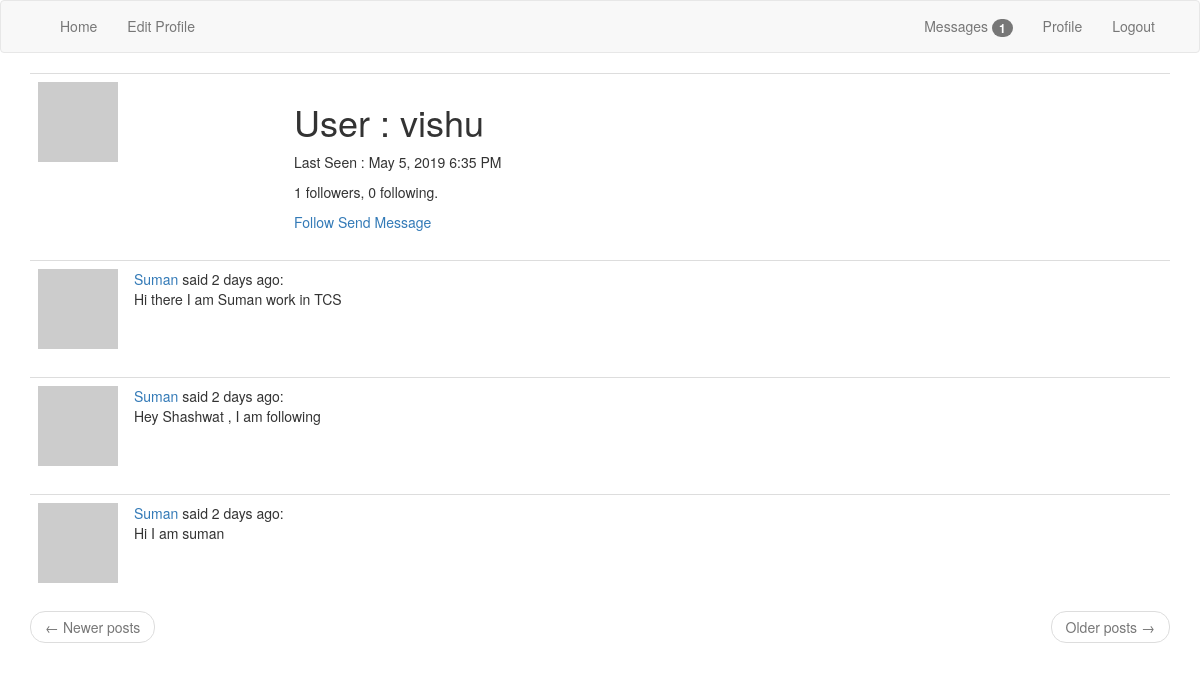
Screenshot of /user/vishu (signed in) with the database file from the repository.
### app/models.py (models this page shows, shortened)
class User(UserMixin, db.Model):
    id = db.Column(db.Integer, primary_key=True)
    username = db.Column(db.String(64), index=True, unique=True)
    email = db.Column(db.String(120), index=True, unique=True)
    password_hash = db.Column(db.String(128))
    posts = db.relationship('Post', backref='author', lazy='dynamic')
    about_me = db.Column(db.String(140))
    last_seen = db.Column(db.DateTime, default=datetime.utcnow)
    relationship_status = db.Column(db.String)
    gender = db.Column(db.String)
    country = db.Column(db.String)
    message_sent = db.relationship('Message', foreign_keys='Message.sender_id', backref='author', lazy='dynamic')
    message_received = db.relationship('Message', foreign_keys='Message.receiver_id', backref='reader', lazy='dynamic')
    last_message_seen = db.Column(db.DateTime)
    followed = db.relationship('User', secondary=followers, primaryjoin=(followers.c.follower_id == id),
                               secondaryjoin=(followers.c.followed_id == id),
                               backref=db.backref('followers', lazy='dynamic'), lazy='dynamic')
    def avatar(self,size):
        digest = md5(self.email.lower().encode('utf-8')).hexdigest()
        return 'https://www.gravatar.com/avatar/{}?d=identicon&s={}'.format(
            digest, size)
    def new_messages(self):
        last_read_time = self.last_message_seen or datetime(1900, 1, 1)
        return Message.query.filter_by(reader=self).filter(
            Message.timestamp > last_read_time).count()

class Post(db.Model):
    id = db.Column(db.Integer, primary_key=True)
    body = db.Column(db.String(140))
    timestamp = db.Column(db.DateTime, index=True, default=datetime.utcnow)
    user_id = db.Column(db.Integer, db.ForeignKey('user.id'))

### app/routes.py (the view)
@app.route('/user/<username>')
@login_required
def user(username):
    user = User.query.filter_by(username=username).first_or_404()
    page = request.args.get('page', 1, type=int)
    posts = Post.query.filter_by(user_id=current_user.id).order_by(
            Post.timestamp.desc()).paginate(page,app.config['POST_PER_PAGE'],False)
    if posts.next_num:
        next_url = url_for('user',username = current_user.username, page=posts.next_num)
    else :
        next_url = None
    if posts.prev_num :
        prev_url = url_for('user',username = current_user.username, page=posts.prev_num)
    else :
        prev_url = None
    return render_template('user.html', user=user, posts=posts.items, next_url=next_url, prev_url=prev_url)

### app/models.py (called while the page is built)
@login.user_loader
def load_user(id):
    return User.query.get(int(id))

### app/routes.py (called while the page is built)
@app.before_request
def before_request():
    if current_user.is_authenticated :
        current_user.last_seen = datetime.utcnow()
        db.session.commit()

### app/templates/user.html (shortened to what this page needs)
{% extends "base.html" %}
{% block app_content %}
    <table class="table table-hover">
        <tr>
            <td width="256px"><img src="{{ user.avatar(256) }}"></td>
            <td>
                <h1>User : {{ user.username }} </h1>
        {% if user.last_seen %}
             <p>Last Seen : {{ moment(user.last_seen).format('LLL') }} </p>
        {% endif %}
        <p>{{ user.followers.count() }} followers, {{ user.followed.count() }} following.</p>
        <a href="{{ url_for('follow',username = user.username) }}" > Follow </a>
        {% if user != current_user %}
        <a href="{{ url_for('send_message',receiver = user.username) }}" > Send Message </a>
         {% endif %}
            </td>
        </tr>
    </table>
    {% for post in posts %}
<table class="table table-hover">
        <tr>
            <td width="70px">
                <a href="{{ url_for('user', username=post.author.username) }}">
                    <img src="{{ post.author.avatar(70) }}" />
                </a>
            </td>
            <td>
                <a href="{{ url_for('user', username=post.author.username) }}">
                    {{ post.author.username }}
                </a>
                said {{ moment(post.timestamp).fromNow() }}:
                <br>
                {{ post.body }}
            </td>
        </tr>
</table>
    {% endfor %}
    <nav aria-label="...">
        <ul class="pager">
            <li class="previous{% if not prev_url %} disabled{% endif %}">
                <a href="{{ prev_url or '#' }}">
                    <span aria-hidden="true">&larr;</span> Newer posts
                </a>
            </li>
            <li class="next{% if not next_url %} disabled{% endif %}">
                <a href="{{ next_url or '#' }}">
                    Older posts <span aria-hidden="true">&rarr;</span>
                </a>
            </li>
        </ul>
    </nav>
{% endblock %}

### rows the page displays
User: username "vishu", last_seen "May 5, 2019 6:35 PM"
Post: author.username "Suman", timestamp "2 days ago", body "Hi there I am Suman work in TCS"
Post: author.username "Suman", timestamp "2 days ago", body "Hey Shashwat , I am following"
Post: author.username "Suman", timestamp "2 days ago", body "Hi I am suman"

### other values shown
{{ new_messages }} "1"
{{ user.followers.count() }} "1"
{{ user.followed.count() }} "0"
